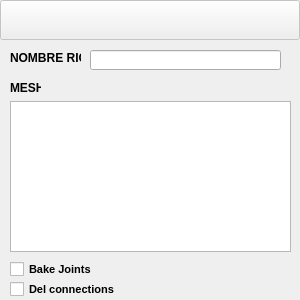
<?xml version="1.0" encoding="UTF-8"?>
<ui version="4.0">
 <class>exportRig_mainWindow</class>
 <widget class="QDialog" name="exportRig_mainWindow">
  <property name="enabled">
   <bool>true</bool>
  </property>
  <property name="geometry">
   <rect>
    <x>0</x>
    <y>0</y>
    <width>300</width>
    <height>300</height>
   </rect>
  </property>
  <property name="minimumSize">
   <size>
    <width>300</width>
    <height>300</height>
   </size>
  </property>
  <property name="maximumSize">
   <size>
    <width>300</width>
    <height>300</height>
   </size>
  </property>
  <property name="font">
   <font>
    <weight>75</weight>
    <bold>true</bold>
   </font>
  </property>
  <property name="windowTitle">
   <string>Copy Rig v.1</string>
  </property>
  <property name="windowIcon">
   <iconset>
    <normaloff>Z:/ESPIRAL_STUDIOS/SNAIL/MISC/TOOLS/DUPLICATE_SKELETOR/icons/iconEs.png</normaloff>Z:/ESPIRAL_STUDIOS/SNAIL/MISC/TOOLS/DUPLICATE_SKELETOR/icons/iconEs.png</iconset>
  </property>
  <property name="sizeGripEnabled">
   <bool>false</bool>
  </property>
  <property name="modal">
   <bool>false</bool>
  </property>
  <widget class="QPushButton" name="copyRigBt">
   <property name="geometry">
    <rect>
     <x>210</x>
     <y>250</y>
     <width>81</width>
     <height>51</height>
    </rect>
   </property>
   <property name="text">
    <string/>
   </property>
   <property name="icon">
    <iconset>
     <normaloff>Z:/ESPIRAL_STUDIOS/SNAIL/MISC/TOOLS/DUPLICATE_SKELETOR/icons/copy.png</normaloff>Z:/ESPIRAL_STUDIOS/SNAIL/MISC/TOOLS/DUPLICATE_SKELETOR/icons/copy.png</iconset>
   </property>
   <property name="iconSize">
    <size>
     <width>75</width>
     <height>39</height>
    </size>
   </property>
   <property name="flat">
    <bool>true</bool>
   </property>
  </widget>
  <widget class="QPushButton" name="agregarBt">
   <property name="geometry">
    <rect>
     <x>130</x>
     <y>250</y>
     <width>81</width>
     <height>51</height>
    </rect>
   </property>
   <property name="toolTip">
    <string>&lt;html&gt;&lt;head/&gt;&lt;body&gt;&lt;p&gt;Agrega A la lista lo seleccionado, siendo transforms y que contengan Mesh dentro.&lt;/p&gt;&lt;p&gt;&lt;br/&gt;&lt;/p&gt;&lt;/body&gt;&lt;/html&gt;</string>
   </property>
   <property name="text">
    <string/>
   </property>
   <property name="icon">
    <iconset>
     <normaloff>Z:/ESPIRAL_STUDIOS/SNAIL/MISC/TOOLS/DUPLICATE_SKELETOR/icons/add.png</normaloff>Z:/ESPIRAL_STUDIOS/SNAIL/MISC/TOOLS/DUPLICATE_SKELETOR/icons/add.png</iconset>
   </property>
   <property name="iconSize">
    <size>
     <width>75</width>
     <height>39</height>
    </size>
   </property>
   <property name="flat">
    <bool>true</bool>
   </property>
  </widget>
  <widget class="QLabel" name="label3">
   <property name="geometry">
    <rect>
     <x>10</x>
     <y>80</y>
     <width>31</width>
     <height>16</height>
    </rect>
   </property>
   <property name="text">
    <string>MESH:</string>
   </property>
  </widget>
  <widget class="QLabel" name="label1">
   <property name="geometry">
    <rect>
     <x>10</x>
     <y>50</y>
     <width>71</width>
     <height>16</height>
    </rect>
   </property>
   <property name="text">
    <string>NOMBRE RIG</string>
   </property>
  </widget>
  <widget class="QListWidget" name="wLista">
   <property name="geometry">
    <rect>
     <x>10</x>
     <y>101</y>
     <width>281</width>
     <height>151</height>
    </rect>
   </property>
   <property name="focusPolicy">
    <enum>Qt::NoFocus</enum>
   </property>
   <property name="alternatingRowColors">
    <bool>true</bool>
   </property>
   <property name="selectionMode">
    <enum>QAbstractItemView::MultiSelection</enum>
   </property>
   <property name="selectionRectVisible">
    <bool>true</bool>
   </property>
  </widget>
  <widget class="QCheckBox" name="checkBox">
   <property name="enabled">
    <bool>true</bool>
   </property>
   <property name="geometry">
    <rect>
     <x>10</x>
     <y>260</y>
     <width>91</width>
     <height>18</height>
    </rect>
   </property>
   <property name="font">
    <font>
     <pointsize>8</pointsize>
    </font>
   </property>
   <property name="text">
    <string>Bake Joints</string>
   </property>
   <property name="checkable">
    <bool>true</bool>
   </property>
   <property name="checked">
    <bool>false</bool>
   </property>
   <property name="tristate">
    <bool>false</bool>
   </property>
  </widget>
  <widget class="QPushButton" name="LOGO">
   <property name="enabled">
    <bool>false</bool>
   </property>
   <property name="geometry">
    <rect>
     <x>0</x>
     <y>0</y>
     <width>300</width>
     <height>40</height>
    </rect>
   </property>
   <property name="maximumSize">
    <size>
     <width>300</width>
     <height>40</height>
    </size>
   </property>
   <property name="whatsThis">
    <string>&lt;html&gt;&lt;head/&gt;&lt;body&gt;&lt;p&gt;&lt;a href=&quot;www.espiralstudios.com&quot;&gt;&lt;span style=&quot; text-decoration: underline; color:#0000ff;&quot;&gt;ESPIRAL STUDIOS&lt;/span&gt;&lt;/a&gt;&lt;/p&gt;&lt;/body&gt;&lt;/html&gt;</string>
   </property>
   <property name="text">
    <string/>
   </property>
   <property name="icon">
    <iconset>
     <normaloff>Z:/ESPIRAL_STUDIOS/SNAIL/MISC/TOOLS/DUPLICATE_SKELETOR/icons/logo.png</normaloff>Z:/ESPIRAL_STUDIOS/SNAIL/MISC/TOOLS/DUPLICATE_SKELETOR/icons/logo.png</iconset>
   </property>
   <property name="iconSize">
    <size>
     <width>300</width>
     <height>40</height>
    </size>
   </property>
  </widget>
  <widget class="QLineEdit" name="lineEdit">
   <property name="geometry">
    <rect>
     <x>90</x>
     <y>50</y>
     <width>191</width>
     <height>20</height>
    </rect>
   </property>
  </widget>
  <widget class="QCheckBox" name="checkBox_2">
   <property name="enabled">
    <bool>true</bool>
   </property>
   <property name="geometry">
    <rect>
     <x>10</x>
     <y>280</y>
     <width>111</width>
     <height>18</height>
    </rect>
   </property>
   <property name="font">
    <font>
     <pointsize>8</pointsize>
    </font>
   </property>
   <property name="text">
    <string>Del connections</string>
   </property>
   <property name="checkable">
    <bool>true</bool>
   </property>
   <property name="checked">
    <bool>false</bool>
   </property>
   <property name="tristate">
    <bool>false</bool>
   </property>
  </widget>
 </widget>
 <tabstops>
  <tabstop>agregarBt</tabstop>
  <tabstop>wLista</tabstop>
  <tabstop>copyRigBt</tabstop>
  <tabstop>checkBox</tabstop>
 </tabstops>
 <resources>
  <include location="Z:/ESPIRAL_STUDIOS/SNAIL/MISC/TOOLS/DUPLICATE_SKELETOR/recursoExportador.qrc"/>
 </resources>
 <connections/>
</ui>
